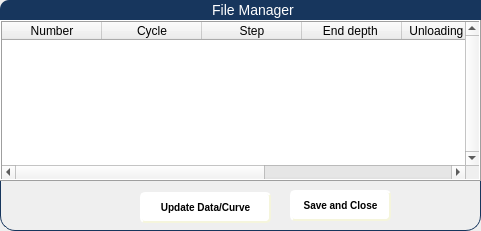
   <widget class="QGroupBox" name="File_manager_groupbox">
    <property name="geometry">
     <rect>
      <x>20</x>
      <y>10</y>
      <width>481</width>
      <height>231</height>
     </rect>
    </property>
    <property name="autoFillBackground">
     <bool>false</bool>
    </property>
    <property name="styleSheet">
     <string notr="true">QGroupBox {
border: 1px solid gray;
border-color: #FF17365D;
margin-top: 0px;
font-size: 14px;
border-radius: 15px;
}
QGroupBox::title {
border-top-left-radius: 9px;
border-top-right-radius: 9px;
padding: 2px 210px;
background-color: #FF17365D;
color: rgb(255, 255, 255);
}</string>
    </property>
    <property name="title">
     <string>File Manager</string>
    </property>
    <property name="flat">
     <bool>true</bool>
    </property>
    <widget class="QTableWidget" name="table_data">
     <property name="geometry">
      <rect>
       <x>0</x>
       <y>20</y>
       <width>481</width>
       <height>161</height>
      </rect>
     </property>
     <property name="autoFillBackground">
      <bool>false</bool>
     </property>
     <property name="frameShape">
      <enum>QFrame::Box</enum>
     </property>
     <property name="frameShadow">
      <enum>QFrame::Raised</enum>
     </property>
     <property name="verticalScrollBarPolicy">
      <enum>Qt::ScrollBarAlwaysOn</enum>
     </property>
     <property name="horizontalScrollBarPolicy">
      <enum>Qt::ScrollBarAlwaysOn</enum>
     </property>
     <property name="sizeAdjustPolicy">
      <enum>QAbstractScrollArea::AdjustIgnored</enum>
     </property>
     <property name="iconSize">
      <size>
       <width>5</width>
       <height>5</height>
      </size>
     </property>
     <property name="textElideMode">
      <enum>Qt::ElideRight</enum>
     </property>
     <property name="verticalScrollMode">
      <enum>QAbstractItemView::ScrollPerItem</enum>
     </property>
     <property name="gridStyle">
      <enum>Qt::SolidLine</enum>
     </property>
     <property name="sortingEnabled">
      <bool>false</bool>
     </property>
     <property name="wordWrap">
      <bool>true</bool>
     </property>
     <column>
      <property name="text">
       <string>Number</string>
      </property>
     </column>
     <column>
      <property name="text">
       <string>Cycle</string>
      </property>
     </column>
     <column>
      <property name="text">
       <string>Step</string>
      </property>
     </column>
     <column>
      <property name="text">
       <string>End depth </string>
      </property>
     </column>
     <column>
      <property name="text">
       <string>Unloading Ratio</string>
      </property>
     </column>
     <column>
      <property name="text">
       <string>Loading Rate</string>
      </property>
     </column>
     <column>
      <property name="text">
       <string>Holding time</string>
      </property>
     </column>
    </widget>
    <widget class="QPushButton" name="Update_data_curve">
     <property name="geometry">
      <rect>
       <x>140</x>
       <y>192</y>
       <width>131</width>
       <height>31</height>
      </rect>
     </property>
     <property name="palette">
      <palette>
       <active>
        <colorrole role="WindowText">
         <brush brushstyle="SolidPattern">
          <color alpha="255">
           <red>0</red>
           <green>0</green>
           <blue>0</blue>
          </color>
         </brush>
        </colorrole>
        <colorrole role="Button">
         <brush brushstyle="SolidPattern">
          <color alpha="255">
           <red>255</red>
           <green>255</green>
           <blue>255</blue>
          </color>
         </brush>
        </colorrole>
        <colorrole role="Light">
         <brush brushstyle="SolidPattern">
          <color alpha="255">
           <red>213</red>
           <green>255</green>
           <blue>255</blue>
          </color>
         </brush>
        </colorrole>
        <colorrole role="Midlight">
         <brush brushstyle="SolidPattern">
          <color alpha="255">
           <red>149</red>
           <green>255</green>
           <blue>255</blue>
          </color>
         </brush>
        </colorrole>
        <colorrole role="Dark">
         <brush brushstyle="SolidPattern">
          <color alpha="255">
           <red>42</red>
           <green>127</green>
           <blue>127</blue>
          </color>
         </brush>
        </colorrole>
        <colorrole role="Mid">
         <brush brushstyle="SolidPattern">
          <color alpha="255">
           <red>56</red>
           <green>170</green>
           <blue>170</blue>
          </color>
         </brush>
        </colorrole>
        <colorrole role="Text">
         <brush brushstyle="SolidPattern">
          <color alpha="255">
           <red>0</red>
           <green>0</green>
           <blue>0</blue>
          </color>
         </brush>
        </colorrole>
        <colorrole role="BrightText">
         <brush brushstyle="SolidPattern">
          <color alpha="255">
           <red>255</red>
           <green>255</green>
           <blue>255</blue>
          </color>
         </brush>
        </colorrole>
        <colorrole role="ButtonText">
         <brush brushstyle="SolidPattern">
          <color alpha="255">
           <red>0</red>
           <green>0</green>
           <blue>0</blue>
          </color>
         </brush>
        </colorrole>
        <colorrole role="Base">
         <brush brushstyle="SolidPattern">
          <color alpha="255">
           <red>255</red>
           <green>255</green>
           <blue>255</blue>
          </color>
         </brush>
        </colorrole>
        <colorrole role="Window">
         <brush brushstyle="SolidPattern">
          <color alpha="255">
           <red>255</red>
           <green>255</green>
           <blue>255</blue>
          </color>
         </brush>
        </colorrole>
        <colorrole role="Shadow">
         <brush brushstyle="SolidPattern">
          <color alpha="255">
           <red>0</red>
           <green>0</green>
           <blue>0</blue>
          </color>
         </brush>
        </colorrole>
        <colorrole role="AlternateBase">
         <brush brushstyle="SolidPattern">
          <color alpha="255">
           <red>170</red>
           <green>255</green>
           <blue>255</blue>
          </color>
         </brush>
        </colorrole>
        <colorrole role="ToolTipBase">
         <brush brushstyle="SolidPattern">
          <color alpha="255">
           <red>255</red>
           <green>255</green>
           <blue>220</blue>
          </color>
         </brush>
        </colorrole>
        <colorrole role="ToolTipText">
         <brush brushstyle="SolidPattern">
          <color alpha="255">
           <red>0</red>
           <green>0</green>
           <blue>0</blue>
          </color>
         </brush>
        </colorrole>
       </active>
       <inactive>
        <colorrole role="WindowText">
         <brush brushstyle="SolidPattern">
          <color alpha="255">
           <red>0</red>
           <green>0</green>
           <blue>0</blue>
          </color>
         </brush>
        </colorrole>
        <colorrole role="Button">
         <brush brushstyle="SolidPattern">
          <color alpha="255">
           <red>255</red>
           <green>255</green>
           <blue>255</blue>
          </color>
         </brush>
        </colorrole>
        <colorrole role="Light">
         <brush brushstyle="SolidPattern">
          <color alpha="255">
           <red>213</red>
           <green>255</green>
           <blue>255</blue>
          </color>
         </brush>
        </colorrole>
        <colorrole role="Midlight">
         <brush brushstyle="SolidPattern">
          <color alpha="255">
           <red>149</red>
           <green>255</green>
           <blue>255</blue>
          </color>
         </brush>
        </colorrole>
        <colorrole role="Dark">
         <brush brushstyle="SolidPattern">
          <color alpha="255">
           <red>42</red>
           <green>127</green>
           <blue>127</blue>
          </color>
         </brush>
        </colorrole>
        <colorrole role="Mid">
         <brush brushstyle="SolidPattern">
          <color alpha="255">
           <red>56</red>
           <green>170</green>
           <blue>170</blue>
          </color>
         </brush>
        </colorrole>
        <colorrole role="Text">
         <brush brushstyle="SolidPattern">
          <color alpha="255">
           <red>0</red>
           <green>0</green>
           <blue>0</blue>
          </color>
         </brush>
        </colorrole>
        <colorrole role="BrightText">
         <brush brushstyle="SolidPattern">
          <color alpha="255">
           <red>255</red>
           <green>255</green>
           <blue>255</blue>
          </color>
         </brush>
        </colorrole>
        <colorrole role="ButtonText">
         <brush brushstyle="SolidPattern">
          <color alpha="255">
           <red>0</red>
           <green>0</green>
           <blue>0</blue>
          </color>
         </brush>
        </colorrole>
        <colorrole role="Base">
         <brush brushstyle="SolidPattern">
          <color alpha="255">
           <red>255</red>
           <green>255</green>
           <blue>255</blue>
          </color>
         </brush>
        </colorrole>
        <colorrole role="Window">
         <brush brushstyle="SolidPattern">
          <color alpha="255">
           <red>255</red>
           <green>255</green>
           <blue>255</blue>
          </color>
         </brush>
        </colorrole>
        <colorrole role="Shadow">
         <brush brushstyle="SolidPattern">
          <color alpha="255">
           <red>0</red>
           <green>0</green>
           <blue>0</blue>
          </color>
         </brush>
        </colorrole>
        <colorrole role="AlternateBase">
         <brush brushstyle="SolidPattern">
          <color alpha="255">
           <red>170</red>
           <green>255</green>
           <blue>255</blue>
          </color>
         </brush>
        </colorrole>
        <colorrole role="ToolTipBase">
         <brush brushstyle="SolidPattern">
          <color alpha="255">
           <red>255</red>
           <green>255</green>
           <blue>220</blue>
          </color>
         </brush>
        </colorrole>
        <colorrole role="ToolTipText">
         <brush brushstyle="SolidPattern">
          <color alpha="255">
           <red>0</red>
           <green>0</green>
           <blue>0</blue>
          </color>
         </brush>
        </colorrole>
       </inactive>
       <disabled>
        <colorrole role="WindowText">
         <brush brushstyle="SolidPattern">
          <color alpha="255">
           <red>42</red>
           <green>127</green>
           <blue>127</blue>
          </color>
         </brush>
        </colorrole>
        <colorrole role="Button">
         <brush brushstyle="SolidPattern">
          <color alpha="255">
           <red>255</red>
           <green>255</green>
           <blue>255</blue>
          </color>
         </brush>
        </colorrole>
        <colorrole role="Light">
         <brush brushstyle="SolidPattern">
          <color alpha="255">
           <red>213</red>
           <green>255</green>
           <blue>255</blue>
          </color>
         </brush>
        </colorrole>
        <colorrole role="Midlight">
         <brush brushstyle="SolidPattern">
          <color alpha="255">
           <red>149</red>
           <green>255</green>
           <blue>255</blue>
          </color>
         </brush>
        </colorrole>
        <colorrole role="Dark">
         <brush brushstyle="SolidPattern">
          <color alpha="255">
           <red>42</red>
           <green>127</green>
           <blue>127</blue>
          </color>
         </brush>
        </colorrole>
        <colorrole role="Mid">
         <brush brushstyle="SolidPattern">
          <color alpha="255">
           <red>56</red>
           <green>170</green>
           <blue>170</blue>
          </color>
         </brush>
        </colorrole>
        <colorrole role="Text">
         <brush brushstyle="SolidPattern">
          <color alpha="255">
           <red>42</red>
           <green>127</green>
           <blue>127</blue>
          </color>
         </brush>
        </colorrole>
        <colorrole role="BrightText">
         <brush brushstyle="SolidPattern">
          <color alpha="255">
           <red>255</red>
           <green>255</green>
           <blue>255</blue>
          </color>
         </brush>
        </colorrole>
        <colorrole role="ButtonText">
         <brush brushstyle="SolidPattern">
          <color alpha="255">
           <red>42</red>
           <green>127</green>
           <blue>127</blue>
          </color>
         </brush>
        </colorrole>
        <colorrole role="Base">
         <brush brushstyle="SolidPattern">
          <color alpha="255">
           <red>255</red>
           <green>255</green>
           <blue>255</blue>
          </color>
         </brush>
        </colorrole>
        <colorrole role="Window">
         <brush brushstyle="SolidPattern">
          <color alpha="255">
           <red>255</red>
           <green>255</green>
           <blue>255</blue>
          </color>
         </brush>
        </colorrole>
        <colorrole role="Shadow">
         <brush brushstyle="SolidPattern">
          <color alpha="255">
           <red>0</red>
           <green>0</green>
           <blue>0</blue>
          </color>
         </brush>
        </colorrole>
        <colorrole role="AlternateBase">
         <brush brushstyle="SolidPattern">
          <color alpha="255">
           <red>85</red>
           <green>255</green>
           <blue>255</blue>
          </color>
         </brush>
        </colorrole>
        <colorrole role="ToolTipBase">
         <brush brushstyle="SolidPattern">
          <color alpha="255">
           <red>255</red>
           <green>255</green>
           <blue>220</blue>
          </color>
         </brush>
        </colorrole>
        <colorrole role="ToolTipText">
         <brush brushstyle="SolidPattern">
          <color alpha="255">
           <red>0</red>
           <green>0</green>
           <blue>0</blue>
          </color>
         </brush>
        </colorrole>
       </disabled>
      </palette>
     </property>
     <property name="autoFillBackground">
      <bool>false</bool>
     </property>
     <property name="styleSheet">
      <string notr="true">QPushButton {
    background-color: white;
    border-style: outset;
    border-width: 2px;
    border-radius: 5px;
    border-color: beige;
    font: bold 10px;
    min-width: 5em;
    padding: 6px;
}
QPushButton:pressed {
    background-color: rgb(230,200,50);
    border-style: inset;
}</string>
     </property>
     <property name="text">
      <string>Update Data/Curve</string>
     </property>
    </widget>
    <widget class="QPushButton" name="Save_close">
     <property name="geometry">
      <rect>
       <x>290</x>
       <y>190</y>
       <width>101</width>
       <height>31</height>
      </rect>
     </property>
     <property name="palette">
      <palette>
       <active>
        <colorrole role="WindowText">
         <brush brushstyle="SolidPattern">
          <color alpha="255">
           <red>0</red>
           <green>0</green>
           <blue>0</blue>
          </color>
         </brush>
        </colorrole>
        <colorrole role="Button">
         <brush brushstyle="SolidPattern">
          <color alpha="255">
           <red>255</red>
           <green>255</green>
           <blue>255</blue>
          </color>
         </brush>
        </colorrole>
        <colorrole role="Light">
         <brush brushstyle="SolidPattern">
          <color alpha="255">
           <red>213</red>
           <green>255</green>
           <blue>255</blue>
          </color>
         </brush>
        </colorrole>
        <colorrole role="Midlight">
         <brush brushstyle="SolidPattern">
          <color alpha="255">
           <red>149</red>
           <green>255</green>
           <blue>255</blue>
          </color>
         </brush>
        </colorrole>
        <colorrole role="Dark">
         <brush brushstyle="SolidPattern">
          <color alpha="255">
           <red>42</red>
           <green>127</green>
           <blue>127</blue>
          </color>
         </brush>
        </colorrole>
        <colorrole role="Mid">
         <brush brushstyle="SolidPattern">
          <color alpha="255">
           <red>56</red>
           <green>170</green>
           <blue>170</blue>
          </color>
         </brush>
        </colorrole>
        <colorrole role="Text">
         <brush brushstyle="SolidPattern">
          <color alpha="255">
           <red>0</red>
           <green>0</green>
           <blue>0</blue>
          </color>
         </brush>
        </colorrole>
        <colorrole role="BrightText">
         <brush brushstyle="SolidPattern">
          <color alpha="255">
           <red>255</red>
           <green>255</green>
           <blue>255</blue>
          </color>
         </brush>
        </colorrole>
        <colorrole role="ButtonText">
         <brush brushstyle="SolidPattern">
          <color alpha="255">
           <red>0</red>
           <green>0</green>
           <blue>0</blue>
          </color>
         </brush>
        </colorrole>
        <colorrole role="Base">
         <brush brushstyle="SolidPattern">
          <color alpha="255">
           <red>255</red>
           <green>255</green>
           <blue>255</blue>
          </color>
         </brush>
        </colorrole>
        <colorrole role="Window">
         <brush brushstyle="SolidPattern">
          <color alpha="255">
           <red>255</red>
           <green>255</green>
           <blue>255</blue>
          </color>
         </brush>
        </colorrole>
        <colorrole role="Shadow">
         <brush brushstyle="SolidPattern">
          <color alpha="255">
           <red>0</red>
           <green>0</green>
           <blue>0</blue>
          </color>
         </brush>
        </colorrole>
        <colorrole role="AlternateBase">
         <brush brushstyle="SolidPattern">
          <color alpha="255">
           <red>170</red>
           <green>255</green>
           <blue>255</blue>
          </color>
         </brush>
        </colorrole>
        <colorrole role="ToolTipBase">
         <brush brushstyle="SolidPattern">
          <color alpha="255">
           <red>255</red>
           <green>255</green>
           <blue>220</blue>
          </color>
         </brush>
        </colorrole>
        <colorrole role="ToolTipText">
         <brush brushstyle="SolidPattern">
          <color alpha="255">
           <red>0</red>
           <green>0</green>
           <blue>0</blue>
          </color>
         </brush>
        </colorrole>
       </active>
       <inactive>
        <colorrole role="WindowText">
         <brush brushstyle="SolidPattern">
          <color alpha="255">
           <red>0</red>
           <green>0</green>
           <blue>0</blue>
          </color>
         </brush>
        </colorrole>
        <colorrole role="Button">
         <brush brushstyle="SolidPattern">
          <color alpha="255">
           <red>255</red>
           <green>255</green>
           <blue>255</blue>
          </color>
         </brush>
        </colorrole>
        <colorrole role="Light">
         <brush brushstyle="SolidPattern">
          <color alpha="255">
           <red>213</red>
           <green>255</green>
           <blue>255</blue>
          </color>
         </brush>
        </colorrole>
        <colorrole role="Midlight">
         <brush brushstyle="SolidPattern">
          <color alpha="255">
           <red>149</red>
           <green>255</green>
           <blue>255</blue>
          </color>
         </brush>
        </colorrole>
        <colorrole role="Dark">
         <brush brushstyle="SolidPattern">
          <color alpha="255">
           <red>42</red>
           <green>127</green>
           <blue>127</blue>
          </color>
         </brush>
        </colorrole>
        <colorrole role="Mid">
         <brush brushstyle="SolidPattern">
          <color alpha="255">
           <red>56</red>
           <green>170</green>
           <blue>170</blue>
          </color>
         </brush>
        </colorrole>
        <colorrole role="Text">
         <brush brushstyle="SolidPattern">
          <color alpha="255">
           <red>0</red>
           <green>0</green>
           <blue>0</blue>
          </color>
         </brush>
        </colorrole>
        <colorrole role="BrightText">
         <brush brushstyle="SolidPattern">
          <color alpha="255">
           <red>255</red>
           <green>255</green>
           <blue>255</blue>
          </color>
         </brush>
        </colorrole>
        <colorrole role="ButtonText">
         <brush brushstyle="SolidPattern">
          <color alpha="255">
           <red>0</red>
           <green>0</green>
           <blue>0</blue>
          </color>
         </brush>
        </colorrole>
        <colorrole role="Base">
         <brush brushstyle="SolidPattern">
          <color alpha="255">
           <red>255</red>
           <green>255</green>
           <blue>255</blue>
          </color>
         </brush>
        </colorrole>
        <colorrole role="Window">
         <brush brushstyle="SolidPattern">
          <color alpha="255">
           <red>255</red>
           <green>255</green>
           <blue>255</blue>
          </color>
         </brush>
        </colorrole>
        <colorrole role="Shadow">
         <brush brushstyle="SolidPattern">
          <color alpha="255">
           <red>0</red>
           <green>0</green>
           <blue>0</blue>
          </color>
         </brush>
        </colorrole>
        <colorrole role="AlternateBase">
         <brush brushstyle="SolidPattern">
          <color alpha="255">
           <red>170</red>
           <green>255</green>
           <blue>255</blue>
          </color>
         </brush>
        </colorrole>
        <colorrole role="ToolTipBase">
         <brush brushstyle="SolidPattern">
          <color alpha="255">
           <red>255</red>
           <green>255</green>
           <blue>220</blue>
          </color>
         </brush>
        </colorrole>
        <colorrole role="ToolTipText">
         <brush brushstyle="SolidPattern">
          <color alpha="255">
           <red>0</red>
           <green>0</green>
           <blue>0</blue>
          </color>
         </brush>
        </colorrole>
       </inactive>
       <disabled>
        <colorrole role="WindowText">
         <brush brushstyle="SolidPattern">
          <color alpha="255">
           <red>42</red>
           <green>127</green>
           <blue>127</blue>
          </color>
         </brush>
        </colorrole>
        <colorrole role="Button">
         <brush brushstyle="SolidPattern">
          <color alpha="255">
           <red>255</red>
           <green>255</green>
           <blue>255</blue>
          </color>
         </brush>
        </colorrole>
        <colorrole role="Light">
         <brush brushstyle="SolidPattern">
          <color alpha="255">
           <red>213</red>
           <green>255</green>
           <blue>255</blue>
          </color>
         </brush>
        </colorrole>
        <colorrole role="Midlight">
         <brush brushstyle="SolidPattern">
          <color alpha="255">
           <red>149</red>
           <green>255</green>
           <blue>255</blue>
          </color>
         </brush>
        </colorrole>
        <colorrole role="Dark">
         <brush brushstyle="SolidPattern">
          <color alpha="255">
           <red>42</red>
           <green>127</green>
           <blue>127</blue>
          </color>
         </brush>
        </colorrole>
        <colorrole role="Mid">
         <brush brushstyle="SolidPattern">
          <color alpha="255">
           <red>56</red>
           <green>170</green>
           <blue>170</blue>
          </color>
         </brush>
        </colorrole>
        <colorrole role="Text">
         <brush brushstyle="SolidPattern">
          <color alpha="255">
           <red>42</red>
           <green>127</green>
           <blue>127</blue>
          </color>
         </brush>
        </colorrole>
        <colorrole role="BrightText">
         <brush brushstyle="SolidPattern">
          <color alpha="255">
           <red>255</red>
           <green>255</green>
           <blue>255</blue>
          </color>
         </brush>
        </colorrole>
        <colorrole role="ButtonText">
         <brush brushstyle="SolidPattern">
          <color alpha="255">
           <red>42</red>
           <green>127</green>
           <blue>127</blue>
          </color>
         </brush>
        </colorrole>
        <colorrole role="Base">
         <brush brushstyle="SolidPattern">
          <color alpha="255">
           <red>255</red>
           <green>255</green>
           <blue>255</blue>
          </color>
         </brush>
        </colorrole>
        <colorrole role="Window">
         <brush brushstyle="SolidPattern">
          <color alpha="255">
           <red>255</red>
           <green>255</green>
           <blue>255</blue>
          </color>
         </brush>
        </colorrole>
        <colorrole role="Shadow">
         <brush brushstyle="SolidPattern">
          <color alpha="255">
           <red>0</red>
           <green>0</green>
           <blue>0</blue>
          </color>
         </brush>
        </colorrole>
        <colorrole role="AlternateBase">
         <brush brushstyle="SolidPattern">
          <color alpha="255">
           <red>85</red>
           <green>255</green>
           <blue>255</blue>
          </color>
         </brush>
        </colorrole>
        <colorrole role="ToolTipBase">
         <brush brushstyle="SolidPattern">
          <color alpha="255">
           <red>255</red>
           <green>255</green>
           <blue>220</blue>
          </color>
         </brush>
        </colorrole>
        <colorrole role="ToolTipText">
         <brush brushstyle="SolidPattern">
          <color alpha="255">
           <red>0</red>
           <green>0</green>
           <blue>0</blue>
          </color>
         </brush>
        </colorrole>
       </disabled>
      </palette>
     </property>
     <property name="autoFillBackground">
      <bool>false</bool>
     </property>
     <property name="styleSheet">
      <string notr="true">QPushButton {
    background-color: white;
    border-style: outset;
    border-width: 2px;
    border-radius: 5px;
    border-color: beige;
    font: bold 10px;
    min-width: 5em;
    padding: 6px;
}
QPushButton:pressed {
    background-color: rgb(230,200,50);
    border-style: inset;
}</string>
     </property>
     <property name="text">
      <string>Save and Close</string>
     </property>
    </widget>
   </widget>
